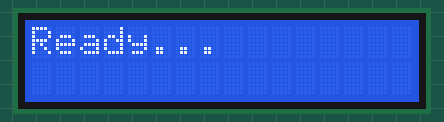
Simulated run of this sketch. Board: Arduino Uno, built with avr-gcc and run on an emulated ATmega328P. On the bench: 16×2 character LCD.

Above: at 0.1 s.
At 5.05 s:
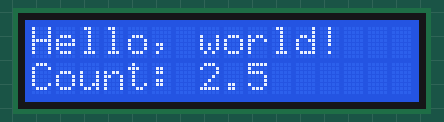
At 9.96 s:
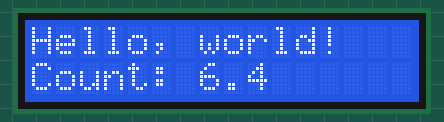
At 19.95 s:
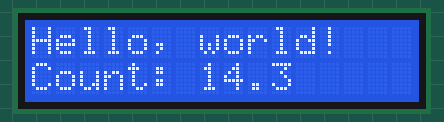
At 29.85 s:
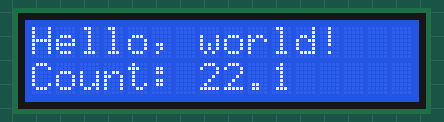
At 39.87 s:
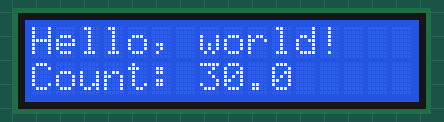

The sketch:

LCD1602.ino
```cpp
#include <LiquidCrystal_I2C.h>

LiquidCrystal_I2C lcd(0x27,16,2);
float count = 1.0;

void setup() {
  lcd.init();
  lcd.backlight();
  lcd.setCursor(0, 0);
  lcd.print("Ready...");
  delay(3000);
}

void loop(){
  char line1[15] = "Hello, world!";
  char line2[15];
  char floatString[4];
  dtostrf(count, 3, 1, floatString);
  snprintf(line2, 15, "Count: %s", floatString);

  lcd.clear();
  lcd.setCursor(0, 0);
  lcd.print(line1);
  lcd.setCursor(0, 1);
  lcd.print(line2);

  count = count + 0.1;
  delay(100);
}
```
